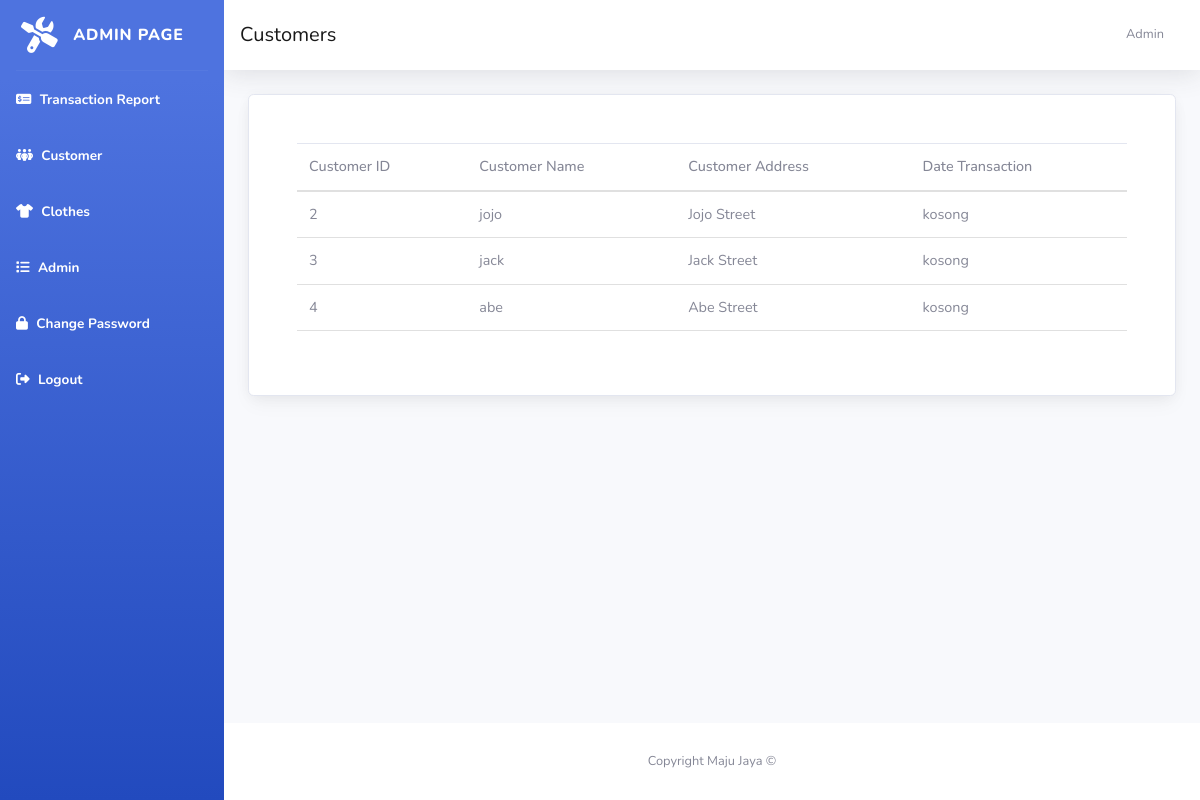
Screenshot of /view/admin/customer.php (signed in) with the database file from the repository.
### tables this page shows
CREATE TABLE `user` (
  `user_id` int(11) NOT NULL,
  `user_name` varchar(100) NOT NULL,
  `user_email` varchar(100) NOT NULL,
  `user_password` varchar(100) NOT NULL,
  `user_role` varchar(10) NOT NULL,
  `user_address` varchar(100) NOT NULL
);

### utils/includeTemplate.php (called while the page is built, shortened)
<?php
    function include_template($file, $data = []) {
        return ob_get_clean();
    }
?>

### controller/getAllCustomer.php (called while the page is built, shortened)
<?php
    function getAllCustomer(){
        $sql = "select * from user where user_role='customer'";
        $con = connectToDatabase();
        return $con->query($sql);
    }
?>

### view/admin/customer.php (the view, shortened to what this page needs)
<?php require_once '../../utils/includeTemplate.php'; ?>
<?= include_template('../../view/template/header.php', ['title' => 'Customer | MajuJaya']) ?>
<?php
    require_once '../../controller/getAllCustomer.php';
    $customers = getAllCustomer();
?>
<div id="wrapper">
    <?= include_template('../../view/template/adminSidebar.php') ?>
    <div id="content-wrapper" class="d-flex flex-column">
        <div id="content">
            <?= include_template('../../view/template/adminNavigation.php', ['title' => 'Customers']) ?>
            <div class="container-fluid">
                <div class="container card p-5">
                    <table class="table">
                        <thead>
                            <tr>
                            <th scope="col">Customer ID</th>
                            <th scope="col">Customer Name</th>
                            <th scope="col">Customer Address</th>
                            <th scope="col">Date Transaction</th>
                            </tr>
                        </thead>
                        <tbody>
                            <?php while($customer = $customers->fetch_assoc()) { ?>
                                <tr>
                                    <td><?php echo $customer['user_id'] ?></td>
                                    <td><?php echo $customer['user_name'] ?></td>
                                    <td><?php echo $customer['user_address'] ?></td>
                                    <td><?php echo 'kosong' ?></td>
                                </tr>
                            <?php } ?>
                        </tbody>
                    </table>
                </div>
            </div>
        </div>
        <footer class="sticky-footer bg-white">
            <div class="container my-auto">
                <div class="copyright text-center my-auto">
                    <span>Copyright Maju Jaya &copy;</span>
                </div>
            </div>
        </footer>
    </div>
</div>
<?= include_template('../../view/template/footer.php') ?>

### rows the page displays
user: user_id "2", user_name "jojo", user_address "Jojo Street"
user: user_id "3", user_name "jack", user_address "Jack Street"
user: user_id "4", user_name "abe", user_address "Abe Street"

### other values shown
$title "Customers"
